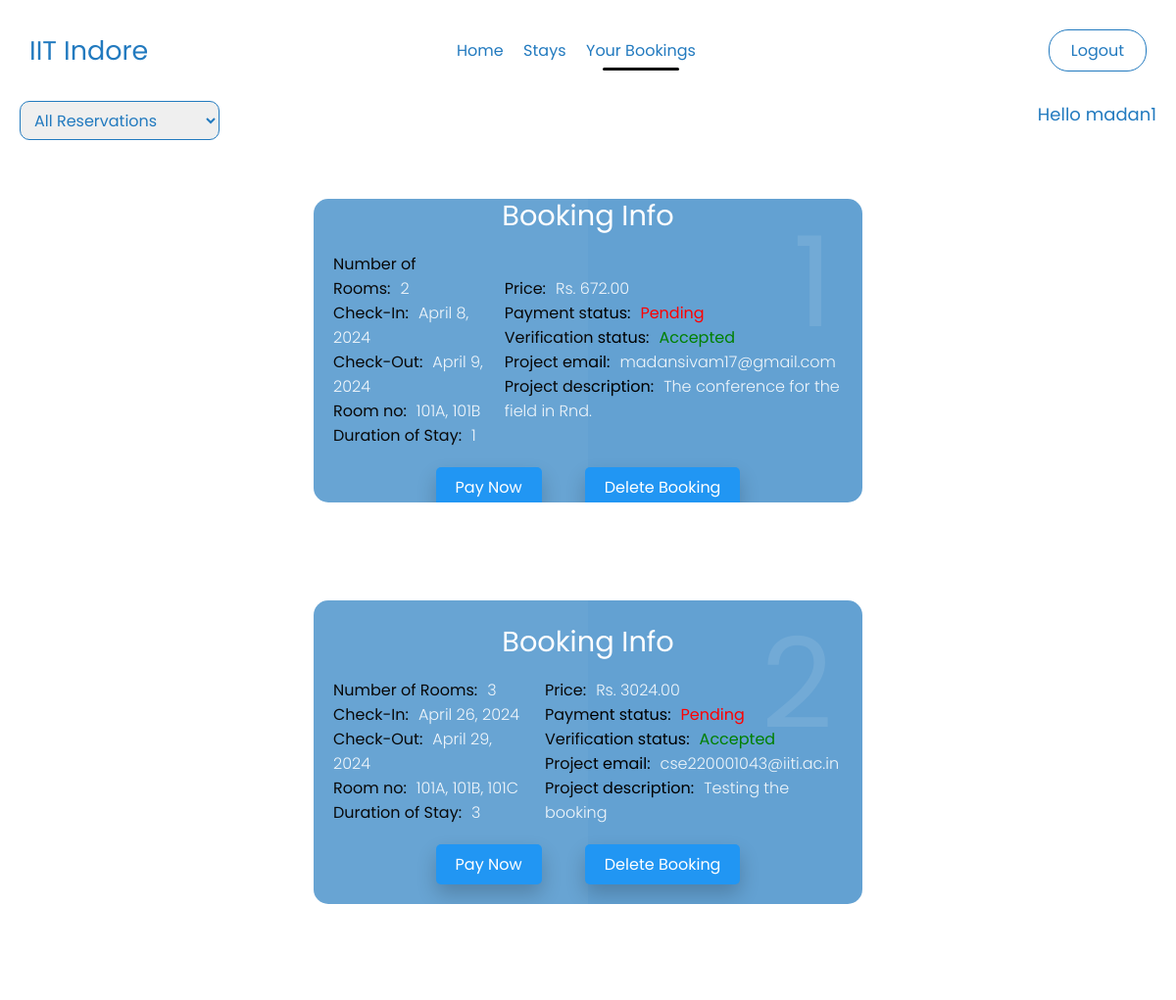
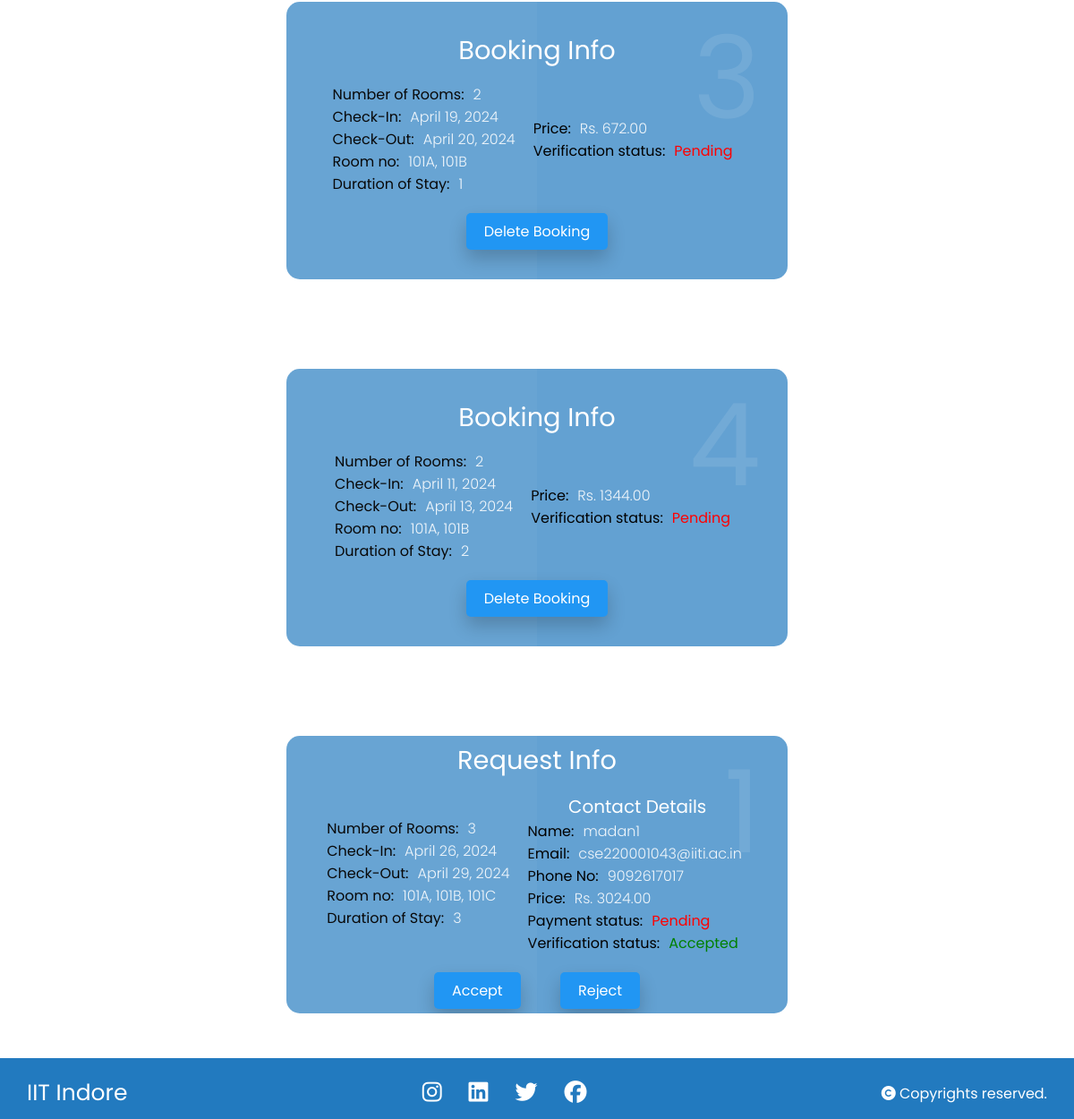
Page /bookings/ (signed in) on the earlier database version (2 pictures, top to bottom).
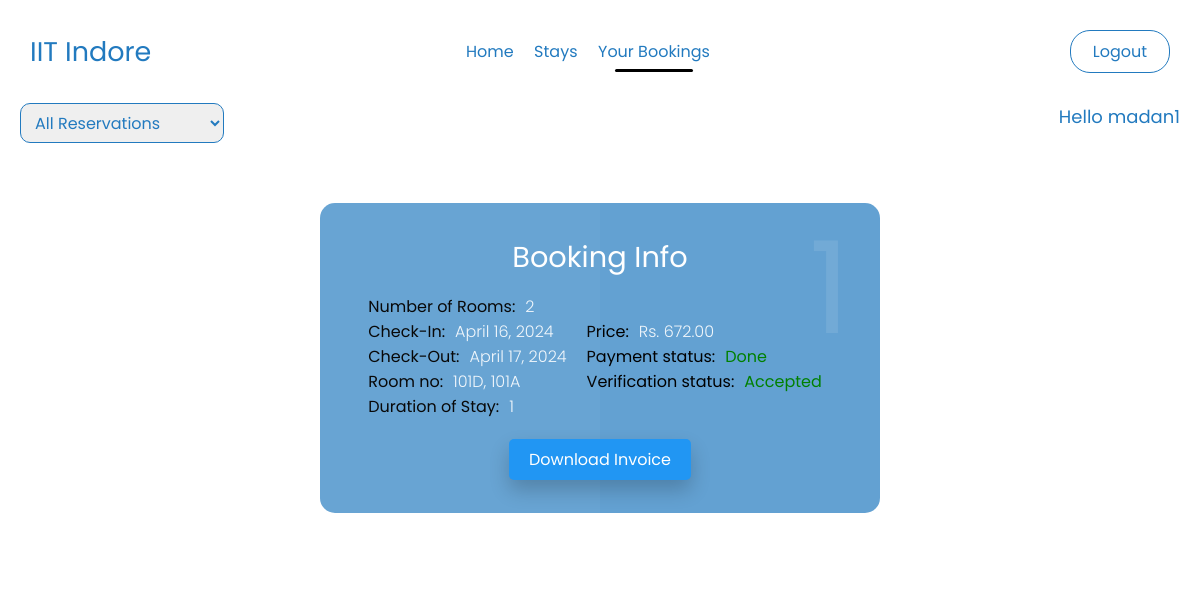
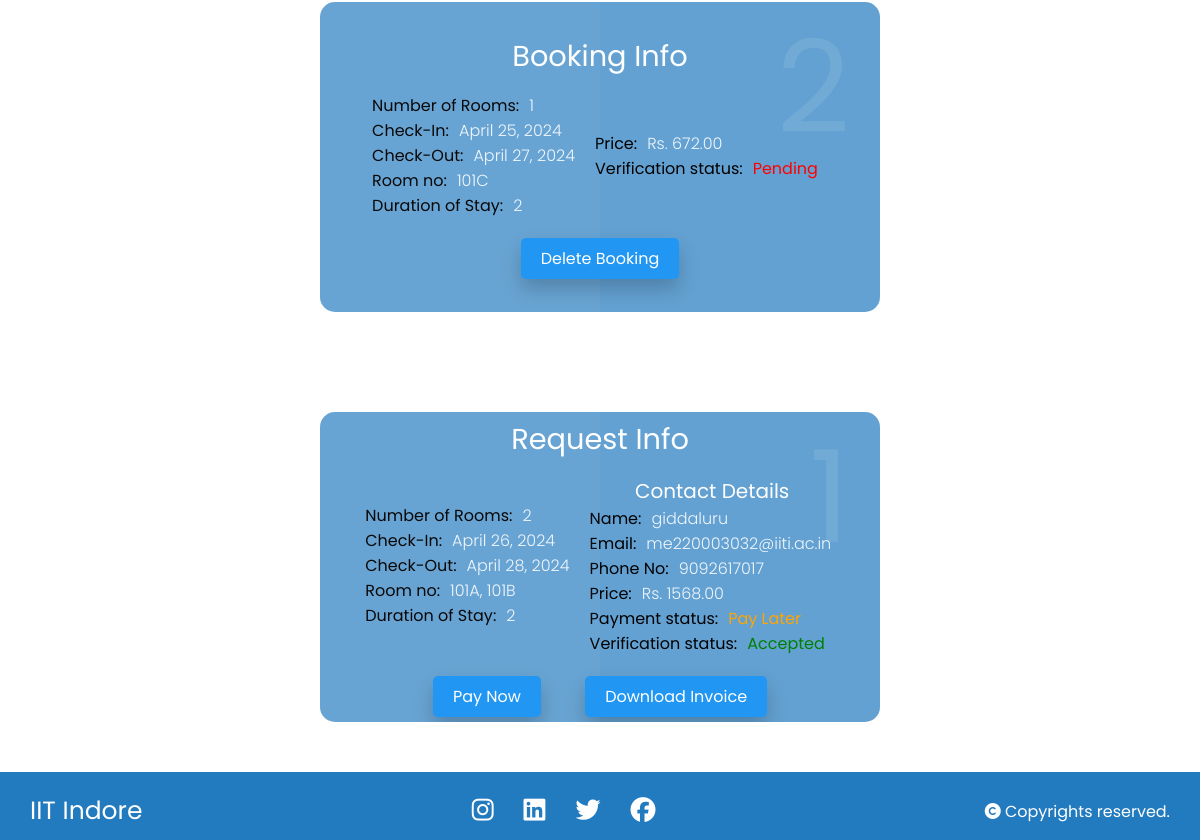
Same page on the later database version (2 pictures, top to bottom).
### hostel/models.py (models this page shows, shortened)
class Reservation(models.Model):
    PAYMENT_CHOICES = (
        ('1', 'Pending'),
        ('2', 'Done'),
        ('3', 'Pay Later')
    )
    VERIFIED_CHOICES = (
        ('1', 'Accepted'),
        ('2', 'Rejected'),
        ('3', 'Pending')
    )
    PAYMENT_METHOD = (
        ('1', 'Self'),
        ('2', 'Project')
    )
    id = models.AutoField(primary_key=True)
    user = models.ForeignKey(User, on_delete=models.CASCADE)
    email = models.EmailField()
    payment_method = models.CharField(max_length=1, default='1', choices=PAYMENT_METHOD)
    project_email = models.EmailField(blank=True)
    project_description = models.TextField(blank=True)
    phone_number = models.CharField(max_length=15)
    number_of_rooms = models.PositiveIntegerField()
    check_in_date = models.DateField()
    check_out_date = models.DateField()
    room_numbers = models.CharField(max_length=255, help_text="Enter room numbers separated by commas")
    tariff_per_day = models.DecimalField(max_digits=10, decimal_places=2, default=0.00)
    price = models.DecimalField(max_digits=10, decimal_places=2, default=0.00)
    total_price = models.DecimalField(max_digits=10, decimal_places=2, default=0.00)
    gst = models.DecimalField(max_digits=5, decimal_places=2, default=0.00)
    length_of_stay = models.IntegerField(default = 1)
    payment_status = models.CharField(max_length=1, default='1', choices = PAYMENT_CHOICES)
    verified_status = models.CharField(max_length=1, default='3', choices=VERIFIED_CHOICES)
    def get_room_numbers(self):
        return self.room_numbers.split(',')
    def set_room_numbers(self, room_numbers):
        self.room_numbers = ','.join(room_numbers)
    room_numbers_list = property(get_room_numbers, set_room_numbers)

### hostel/views.py (the view)
# urls.py: path('bookings/', views.bookings, name="bookings"),
@login_required(login_url='/login/')
def bookings(request):
    email = None
    try:
        email = SocialAccount.objects.get(user=request.user).extra_data.get('email', '')
    except:
        social_account = None
    user_reservations = Reservation.objects.filter(email = email)
    project_reservations = Reservation.objects.filter(project_email = email,  verified_status = '1')
    return render(request, 'bookings.html', {'user_reservations': user_reservations, 'project_reservations': project_reservations})

### templates/bookings.html (shortened to what the changed rows need)
{% load static %}
<!DOCTYPE html>
<html lang="en">
<head>
    <link rel="stylesheet" href="{% static 'navbar.css' %}">
</head>
<body>
      {% if user_reservations or project_reservations %}
        {% for reservation in user_reservations %}
        <div class="container user" id="user_reservations">
          <div class="card">
            <div class="box">
              <div class="content">
                <h2>{{ forloop.counter }}</h2>
                <h3>Booking Info</h3>
                <div class="columns">
                  <div class="left">
                    <p><span>Number of Rooms:</span>{{ reservation.number_of_rooms }}</p>
                    <p><span>Check-In:</span>{{ reservation.check_in_date }}</p>
                    <p><span>Check-Out:</span>{{ reservation.check_out_date }}</p>
                    <p><span>Room no:</span>{{ reservation.room_numbers_list|join:", " }}</p>
                    <p><span>Duration of Stay:</span>{{ reservation.length_of_stay }}</p>
                  </div>
                  <div class="right">
                    <p><span>Price:</span>Rs. {{ reservation.total_price }}</p>
                    {% if reservation.verified_status == '1' %}
                      {% if reservation.payment_status == '1' %}
                        <p><span>Payment status:</span><span style="color: red">{{ reservation.get_payment_status_display }}</span></p>
                      {% elif reservation.payment_status == '2' %}
                        <p><span>Payment status:</span><span style="color: green">{{ reservation.get_payment_status_display }}</span></p>
                      {% else %}
                        <p><span>Payment status:</span><span style="color: orange">{{ reservation.get_payment_status_display }}</span></p>
                      {% endif %}
                        <p><span>Verification status:</span><span style="color: green;">{{reservation.get_verified_status_display}}</span></p>
                    {% elif reservation.verified_status == '3' %}
                      <p><span>Verification status:</span><span style="color: red">{{reservation.get_verified_status_display}}</span></p>
                    {% endif %}
                    {% if reservation.payment_method == '2' %}
                      <p><span>Project email:</span>{{ reservation.project_email }}</p>
                      <p><span>Project description:</span>{{ reservation.project_description }}</p>
                    {% endif %}
                  </div>
                </div>
                <div class="btn-row">
                  {% if reservation.verified_status == '1' %}
                    {% if reservation.payment_status == '2' %}
                        <a href="{% url 'download_invoice' reservation.id %}" class="btn btn-primary">Download Invoice</a>
                    {% else %}
                        {% if reservation.payment_status == '1' %}
                        <a href="{% url 'pay_now' reservation.id %}" class="btn btn-primary">Pay Now</a>
                        {% endif %}
                        <a href="#" class="btn btn-danger" data-reservation-id="{{ reservation.id }}">Delete Booking</a>
                    {% endif %}
                  {% elif reservation.verified_status == '3' %}
                    <a href="#" class="btn btn-danger" data-reservation-id="{{ reservation.id }}">Delete Booking</a>
                  {% endif %}
                </div>
              </div>
            </div>
          </div>
        </div>
        {% endfor %}
        {% for reservation in project_reservations %}
        <div class="container project" id="project_reservations">
          <div class="card">
            <div class="box">
              <div class="content">
                <h2>{{ forloop.counter }}</h2>
                <h3>Request Info</h3>
                <div class="columns">
                  <div class="left">
                    <p><span>Number of Rooms:</span>{{ reservation.number_of_rooms }}</p>
                    <p><span>Check-In:</span>{{ reservation.check_in_date }}</p>
                    <p><span>Check-Out:</span>{{ reservation.check_out_date }}</p>
                    <p><span>Room no:</span>{{ reservation.room_numbers_list|join:", " }}</p>
                    <p><span>Duration of Stay:</span>{{ reservation.length_of_stay }}</p>
                  </div>
                  <div class="right">
                    <h5>Contact Details</h5>
                    <p><span>Name:</span>{{ reservation.user.username }}</p>
                    <p><span>Email:</span>{{ reservation.email }}</p>
                    <p><span>Phone No:</span>{{ reservation.phone_number }}</p>
                    <p><span>Price:</span>Rs. {{ reservation.total_price }}</p>
                    {% if reservation.verified_status == '1' %}
                      {% if reservation.payment_status == '1' %}
                        <p><span>Payment status:</span><span style="color: red">{{ reservation.get_payment_status_display }}</span></p>
                      {% elif reservation.payment_status == '2' %}
                        <p><span>Payment status:</span><span style="color: green">{{ reservation.get_payment_status_display }}</span></p>
                      {% else %}
                        <p><span>Payment status:</span><span style="color: orange">{{ reservation.get_payment_status_display }}</span></p>
                      {% endif %}
                        <p><span>Verification status:</span><span style="color: green;">{{reservation.get_verified_status_display}}</span></p>
                    {% elif reservation.verified_status == '3' %}
                      <p><span>Verification status:</span><span style="color: red">{{reservation.get_verified_status_display}}</span></p>
                    {% endif %}
                  </div>
                </div>
                <div class="btn-row">
                  {% if reservation.verified_status == '1' %}
                    {% if reservation.payment_status == '3' %}
                        <a href="{% url 'pay_now' reservation.id %}" class="btn btn-primary">Pay Now</a>
                        <a href="{% url 'download_invoice' reservation.id %}" class="btn btn-primary">Download Invoice</a>
                    {% else %}
                        <a href="{% url 'accept_reservation' reservation.id %}" class="btn btn-primary">Accept</a>
                        <a href="{% url 'reject_reservation' reservation.id %}" class="btn btn-primary">Reject</a>
                    {% endif %}
                  {% endif %}
                </div>
              </div>
            </div>
          </div>
        </div>
        {% endfor %}
      {% endif %}
</body>
</html>

Differences in the rows shown:
removed Reservation: number_of_rooms "2", check_in_date "April 8, 2024", check_out_date "April 9, 2024", room_numbers_list "101A, 101B", length_of_stay "1", total_price "672.00", payment_status "Pending", verified_status "Accepted", project_email "madansivam17@gmail.com", project_description "The conference for the field in Rnd.", shows "Pay Now", shown under "Hello madan1"
removed Reservation: number_of_rooms "3", check_in_date "April 26, 2024", check_out_date "April 29, 2024", room_numbers_list "101A, 101B, 101C", length_of_stay "3", total_price "3024.00", payment_status "Pending", verified_status "Accepted", project_email "cse220001043@iiti.ac.in", project_description "Testing the booking", shows "Pay Now", user.username "madan1", email "cse220001043@iiti.ac.in", phone_number "9092617017", shows "Reject"
removed Reservation: number_of_rooms "2", check_in_date "April 19, 2024", check_out_date "April 20, 2024", room_numbers_list "101A, 101B", length_of_stay "1", total_price "672.00", verified_status "Pending", shown under "Hello madan1"
removed Reservation: number_of_rooms "2", check_in_date "April 11, 2024", check_out_date "April 13, 2024", room_numbers_list "101A, 101B", length_of_stay "2", total_price "1344.00", verified_status "Pending", shown under "Hello madan1"
added Reservation: number_of_rooms "2", check_in_date "April 16, 2024", check_out_date "April 17, 2024", room_numbers_list "101D, 101A", length_of_stay "1", total_price "672.00", payment_status "Done", verified_status "Accepted", shows "Download Invoice", shown under "Hello madan1"
added Reservation: number_of_rooms "1", check_in_date "April 25, 2024", check_out_date "April 27, 2024", room_numbers_list "101C", length_of_stay "2", total_price "672.00", verified_status "Pending", shown under "Hello madan1"
added Reservation: number_of_rooms "2", check_in_date "April 26, 2024", check_out_date "April 28, 2024", room_numbers_list "101A, 101B", length_of_stay "2", user.username "giddaluru", email "me220003032@iiti.ac.in", phone_number "9092617017", total_price "1568.00", payment_status "Pay Later", verified_status "Accepted", shows "Pay Now"
